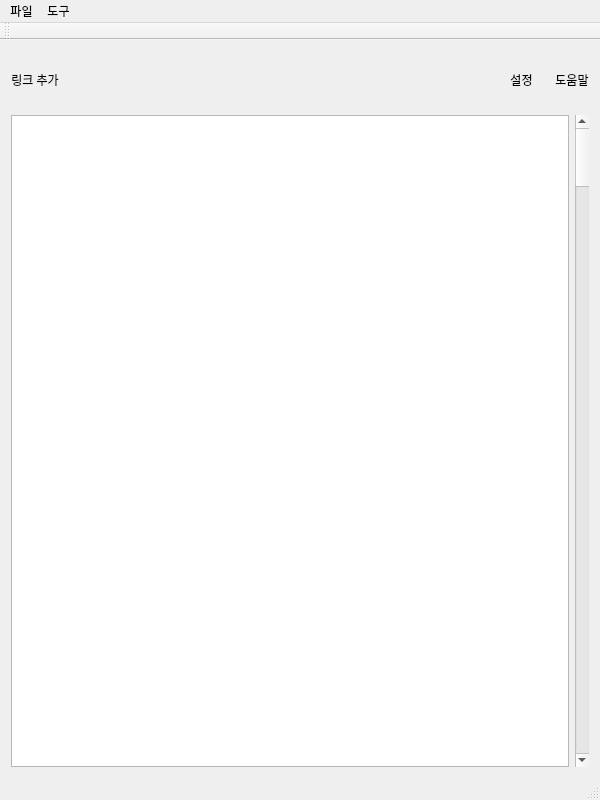
<?xml version="1.0" encoding="UTF-8"?>
<ui version="4.0">
 <class>MainWindow</class>
 <widget class="QMainWindow" name="MainWindow">
  <property name="geometry">
   <rect>
    <x>0</x>
    <y>0</y>
    <width>600</width>
    <height>800</height>
   </rect>
  </property>
  <property name="minimumSize">
   <size>
    <width>400</width>
    <height>530</height>
   </size>
  </property>
  <property name="maximumSize">
   <size>
    <width>900</width>
    <height>16777215</height>
   </size>
  </property>
  <property name="windowTitle">
   <string>MainWindow</string>
  </property>
  <property name="layoutDirection">
   <enum>Qt::LeftToRight</enum>
  </property>
  <property name="styleSheet">
   <string notr="true"/>
  </property>
  <widget class="QWidget" name="centralWidget">
   <layout class="QGridLayout" name="gridLayout">
    <item row="1" column="0" colspan="5">
     <spacer name="verticalSpacer">
      <property name="orientation">
       <enum>Qt::Vertical</enum>
      </property>
      <property name="sizeType">
       <enum>QSizePolicy::Fixed</enum>
      </property>
      <property name="sizeHint" stdset="0">
       <size>
        <width>20</width>
        <height>20</height>
       </size>
      </property>
     </spacer>
    </item>
    <item row="0" column="2">
     <layout class="QVBoxLayout" name="verticalLayout_3">
      <item>
       <widget class="QLabel" name="label_settingImg">
        <property name="maximumSize">
         <size>
          <width>50</width>
          <height>50</height>
         </size>
        </property>
        <property name="text">
         <string/>
        </property>
        <property name="pixmap">
         <pixmap resource="resources.qrc">:/resources/icon/setting.png</pixmap>
        </property>
        <property name="scaledContents">
         <bool>true</bool>
        </property>
        <property name="margin">
         <number>-2</number>
        </property>
       </widget>
      </item>
      <item>
       <widget class="QLabel" name="label_3">
        <property name="maximumSize">
         <size>
          <width>50</width>
          <height>16777215</height>
         </size>
        </property>
        <property name="text">
         <string>설정</string>
        </property>
        <property name="alignment">
         <set>Qt::AlignCenter</set>
        </property>
       </widget>
      </item>
     </layout>
    </item>
    <item row="0" column="1">
     <spacer name="horizontalSpacer">
      <property name="orientation">
       <enum>Qt::Horizontal</enum>
      </property>
      <property name="sizeType">
       <enum>QSizePolicy::Expanding</enum>
      </property>
      <property name="sizeHint" stdset="0">
       <size>
        <width>80</width>
        <height>20</height>
       </size>
      </property>
     </spacer>
    </item>
    <item row="0" column="4">
     <layout class="QVBoxLayout" name="verticalLayout_4">
      <item>
       <widget class="QLabel" name="label_helpImg">
        <property name="maximumSize">
         <size>
          <width>50</width>
          <height>50</height>
         </size>
        </property>
        <property name="text">
         <string/>
        </property>
        <property name="pixmap">
         <pixmap resource="resources.qrc">:/resources/icon/help.png</pixmap>
        </property>
        <property name="scaledContents">
         <bool>true</bool>
        </property>
       </widget>
      </item>
      <item>
       <widget class="QLabel" name="label_2">
        <property name="maximumSize">
         <size>
          <width>50</width>
          <height>16777215</height>
         </size>
        </property>
        <property name="text">
         <string>도움말</string>
        </property>
        <property name="alignment">
         <set>Qt::AlignCenter</set>
        </property>
       </widget>
      </item>
     </layout>
    </item>
    <item row="2" column="0" colspan="5">
     <layout class="QHBoxLayout" name="horizontalLayout_2">
      <item>
       <widget class="QListView" name="listView"/>
      </item>
      <item>
       <widget class="QScrollBar" name="verticalScrollBar_2">
        <property name="orientation">
         <enum>Qt::Vertical</enum>
        </property>
       </widget>
      </item>
     </layout>
    </item>
    <item row="0" column="0">
     <layout class="QVBoxLayout" name="verticalLayout_2">
      <property name="sizeConstraint">
       <enum>QLayout::SetDefaultConstraint</enum>
      </property>
      <item>
       <layout class="QHBoxLayout" name="horizontalLayout">
        <item>
         <widget class="QLabel" name="label_addImg">
          <property name="maximumSize">
           <size>
            <width>50</width>
            <height>50</height>
           </size>
          </property>
          <property name="layoutDirection">
           <enum>Qt::LeftToRight</enum>
          </property>
          <property name="text">
           <string/>
          </property>
          <property name="pixmap">
           <pixmap resource="resources.qrc">:/resources/icon/add.png</pixmap>
          </property>
          <property name="scaledContents">
           <bool>true</bool>
          </property>
          <property name="alignment">
           <set>Qt::AlignCenter</set>
          </property>
         </widget>
        </item>
       </layout>
      </item>
      <item>
       <widget class="QLabel" name="label">
        <property name="maximumSize">
         <size>
          <width>80</width>
          <height>16777215</height>
         </size>
        </property>
        <property name="text">
         <string>링크 추가</string>
        </property>
        <property name="alignment">
         <set>Qt::AlignCenter</set>
        </property>
       </widget>
      </item>
     </layout>
    </item>
    <item row="0" column="3">
     <spacer name="horizontalSpacer_2">
      <property name="orientation">
       <enum>Qt::Horizontal</enum>
      </property>
      <property name="sizeType">
       <enum>QSizePolicy::Fixed</enum>
      </property>
      <property name="sizeHint" stdset="0">
       <size>
        <width>10</width>
        <height>20</height>
       </size>
      </property>
     </spacer>
    </item>
   </layout>
  </widget>
  <widget class="QMenuBar" name="menuBar">
   <property name="geometry">
    <rect>
     <x>0</x>
     <y>0</y>
     <width>600</width>
     <height>26</height>
    </rect>
   </property>
   <widget class="QMenu" name="menuFile">
    <property name="title">
     <string>파일</string>
    </property>
    <addaction name="actionAdd_File"/>
   </widget>
   <widget class="QMenu" name="menu">
    <property name="title">
     <string>도구</string>
    </property>
    <addaction name="action"/>
    <addaction name="action_2"/>
   </widget>
   <addaction name="menuFile"/>
   <addaction name="menu"/>
  </widget>
  <widget class="QToolBar" name="mainToolBar">
   <attribute name="toolBarArea">
    <enum>TopToolBarArea</enum>
   </attribute>
   <attribute name="toolBarBreak">
    <bool>false</bool>
   </attribute>
  </widget>
  <widget class="QStatusBar" name="statusBar"/>
  <action name="actionAdd_File">
   <property name="text">
    <string>링크 추가 (Ctrl+V)</string>
   </property>
  </action>
  <action name="action">
   <property name="text">
    <string>속성 (F5)</string>
   </property>
  </action>
  <action name="action_2">
   <property name="text">
    <string>도움말 (F1)</string>
   </property>
  </action>
 </widget>
 <layoutdefault spacing="6" margin="11"/>
 <resources>
  <include location="resources.qrc"/>
 </resources>
 <connections/>
</ui>
